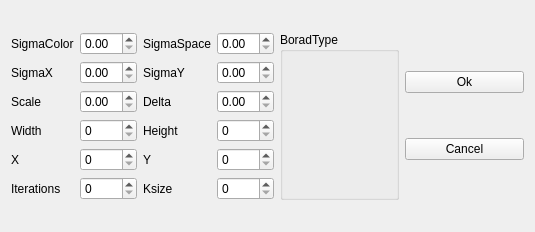
<?xml version="1.0" encoding="UTF-8"?>
<ui version="4.0">
 <class>FilterPanel</class>
 <widget class="QWidget" name="FilterPanel">
  <property name="geometry">
   <rect>
    <x>0</x>
    <y>0</y>
    <width>535</width>
    <height>232</height>
   </rect>
  </property>
  <property name="windowTitle">
   <string>Filter</string>
  </property>
  <layout class="QGridLayout" name="gridLayout_2">
   <item row="0" column="1">
    <layout class="QVBoxLayout" name="verticalLayout">
     <item>
      <widget class="QGroupBox" name="gb_BoardType">
       <property name="title">
        <string>BoradType</string>
       </property>
       <property name="flat">
        <bool>false</bool>
       </property>
       <property name="checkable">
        <bool>false</bool>
       </property>
      </widget>
     </item>
    </layout>
   </item>
   <item row="0" column="2">
    <layout class="QVBoxLayout" name="verticalLayout_2">
     <item>
      <widget class="QPushButton" name="pb_Ok">
       <property name="text">
        <string>Ok</string>
       </property>
      </widget>
     </item>
     <item>
      <widget class="QPushButton" name="pb_Cancel">
       <property name="text">
        <string>Cancel</string>
       </property>
      </widget>
     </item>
    </layout>
   </item>
   <item row="0" column="0">
    <layout class="QGridLayout" name="gridLayout">
     <item row="2" column="3">
      <widget class="QDoubleSpinBox" name="dsp_delta"/>
     </item>
     <item row="3" column="3">
      <widget class="QSpinBox" name="sp_height"/>
     </item>
     <item row="2" column="2">
      <widget class="QLabel" name="label_6">
       <property name="text">
        <string>Delta</string>
       </property>
      </widget>
     </item>
     <item row="0" column="3">
      <widget class="QDoubleSpinBox" name="dsp_sigmaspace"/>
     </item>
     <item row="1" column="3">
      <widget class="QDoubleSpinBox" name="dsp_sigmay"/>
     </item>
     <item row="0" column="1">
      <widget class="QDoubleSpinBox" name="dsp_sigmacolor">
       <property name="enabled">
        <bool>true</bool>
       </property>
       <property name="decimals">
        <number>2</number>
       </property>
      </widget>
     </item>
     <item row="1" column="0">
      <widget class="QLabel" name="label_3">
       <property name="text">
        <string>SigmaX</string>
       </property>
      </widget>
     </item>
     <item row="0" column="0">
      <widget class="QLabel" name="label">
       <property name="text">
        <string>SigmaColor</string>
       </property>
      </widget>
     </item>
     <item row="2" column="1">
      <widget class="QDoubleSpinBox" name="dsp_scale"/>
     </item>
     <item row="4" column="0">
      <widget class="QLabel" name="label_9">
       <property name="text">
        <string>X</string>
       </property>
      </widget>
     </item>
     <item row="3" column="1">
      <widget class="QSpinBox" name="sp_width"/>
     </item>
     <item row="3" column="2">
      <widget class="QLabel" name="label_8">
       <property name="text">
        <string>Height</string>
       </property>
      </widget>
     </item>
     <item row="4" column="2">
      <widget class="QLabel" name="label_10">
       <property name="text">
        <string>Y</string>
       </property>
      </widget>
     </item>
     <item row="3" column="0">
      <widget class="QLabel" name="label_7">
       <property name="text">
        <string>Width</string>
       </property>
      </widget>
     </item>
     <item row="1" column="2">
      <widget class="QLabel" name="label_4">
       <property name="text">
        <string>SigmaY</string>
       </property>
      </widget>
     </item>
     <item row="0" column="2">
      <widget class="QLabel" name="label_2">
       <property name="text">
        <string>SigmaSpace</string>
       </property>
      </widget>
     </item>
     <item row="4" column="1">
      <widget class="QSpinBox" name="sp_x"/>
     </item>
     <item row="4" column="3">
      <widget class="QSpinBox" name="sp_y"/>
     </item>
     <item row="1" column="1">
      <widget class="QDoubleSpinBox" name="dsp_sigmax"/>
     </item>
     <item row="2" column="0">
      <widget class="QLabel" name="label_5">
       <property name="text">
        <string>Scale</string>
       </property>
      </widget>
     </item>
     <item row="5" column="0">
      <widget class="QLabel" name="label_11">
       <property name="text">
        <string>Iterations</string>
       </property>
      </widget>
     </item>
     <item row="5" column="1">
      <widget class="QSpinBox" name="sp_iterations"/>
     </item>
     <item row="5" column="2">
      <widget class="QLabel" name="label_12">
       <property name="text">
        <string>Ksize</string>
       </property>
      </widget>
     </item>
     <item row="5" column="3">
      <widget class="QSpinBox" name="sp_ksize"/>
     </item>
    </layout>
   </item>
  </layout>
 </widget>
 <resources/>
 <connections/>
</ui>
